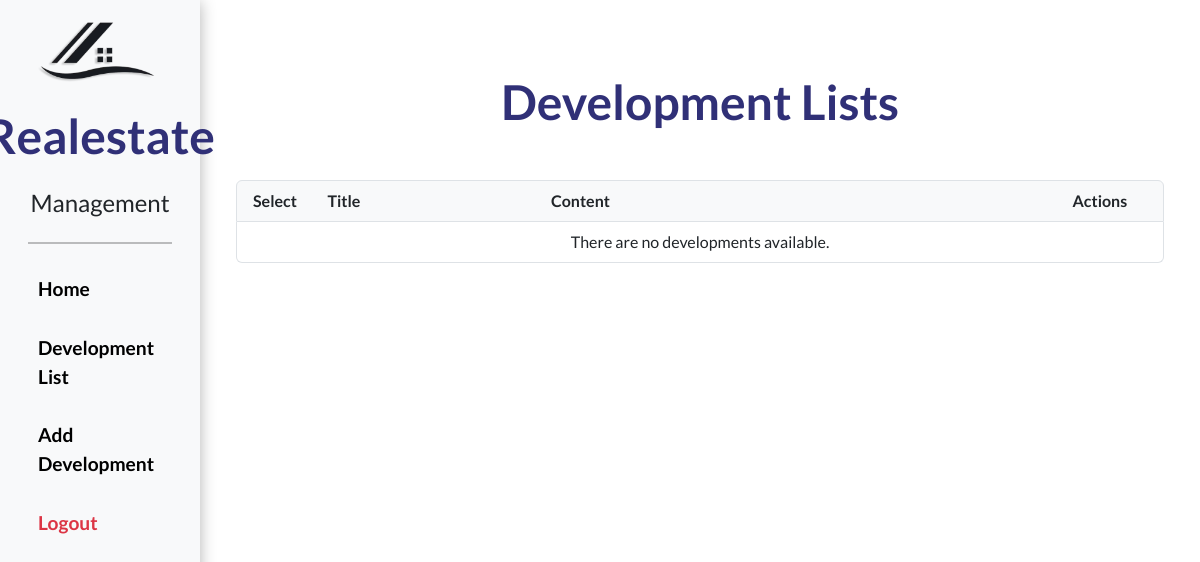
The app's page /management/ (signed in), older data.
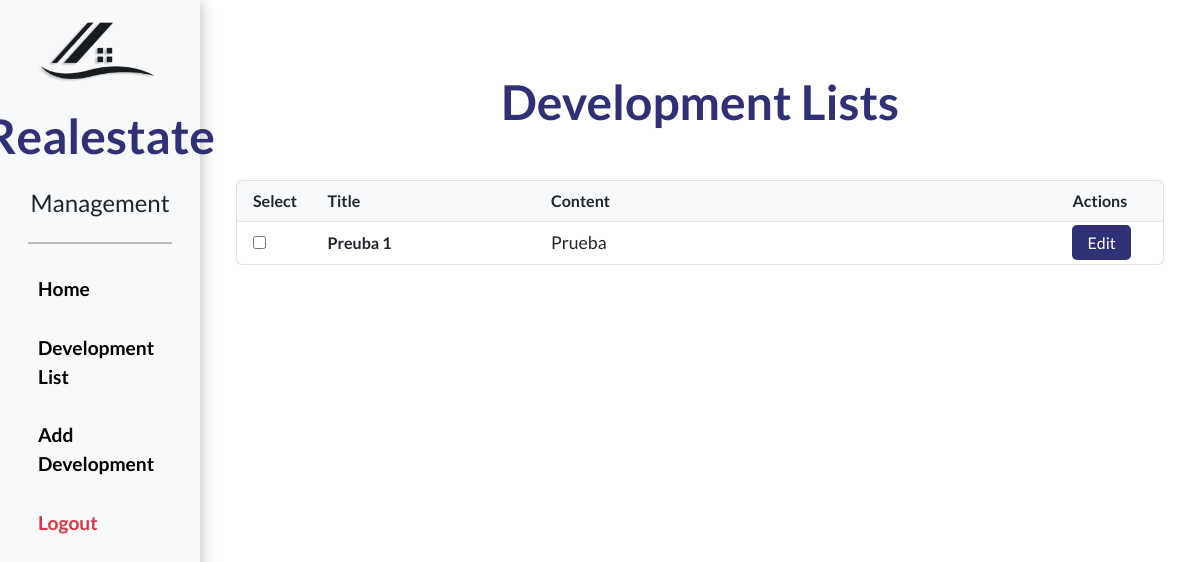
The same page, newer data.
### realestate/models.py (models this page shows, shortened)
class development(models.Model):
    title = models.CharField(max_length=50)
    content = models.CharField(max_length=150)
    image = models.ImageField(upload_to='developments')
    brochurePaper = models.FileField(upload_to='developments_pdfs/')
    created = models.DateTimeField(auto_now_add=True)
    updated = models.DateTimeField(auto_now=True)
    class Meta:
        verbose_name = 'development'
        verbose_name_plural = 'developments'

### realestate/views.py (the view, shortened to what this page needs)
# urls.py: path('management/', views.management, name='management'),
@login_required(login_url='login')
def management(request):
    developments = development.objects.all()
    return render(request, 'realestate/management.html', {
        'developments': developments
    })

### realestate/templates/realestate/management.html (shortened to what this page needs)
{% extends "realestate/layout_development.html" %}
{% block content %}
<div class="container mt-5">
    <h1 class="text-center mb-4 logo-text">Development Lists</h1>
    <form method="post" action="{% url 'management' %}">
        <ul class="list-group">
            <li class="list-group-item d-flex justify-content-between align-items-center fw-bold bg-light">
                <div class="col-1">Select</div>
                <div class="col-3">Title</div>
                <div class="col-7">Content</div>
                <div class="col-1">Actions</div>
            </li>
            {% for dev in developments %}
            <li class="list-group-item d-flex justify-content-between align-items-center">
                <div class="col-1">
                    <input type="checkbox" name="development_ids" value="{{ dev.id }}">
                </div>
                <div class="col-3">
                    <strong>{{ dev.title }}</strong>
                </div>
                <div class="col-7">
                    <p class="mb-0 text-truncate" title="{{ dev.content }}">{{ dev.content }}</p>
                </div>
                <div class="col-1">
                    <a href="{% url 'edit_development' dev.id %}" class="edit-btn">
                        Edit
                    </a>
                </div>
            </li>
            {% empty %}
            <li class="list-group-item text-center">
                There are no developments available.
            </li>
            {% endfor %}
        </ul>
    </form>
</div>
{% endblock %}

Row changes from the older to the newer data that the page shows:
added development: title "Preuba 1", content "Prueba"
Text that changed along with them:
text no longer shown: "There are no developments available."
